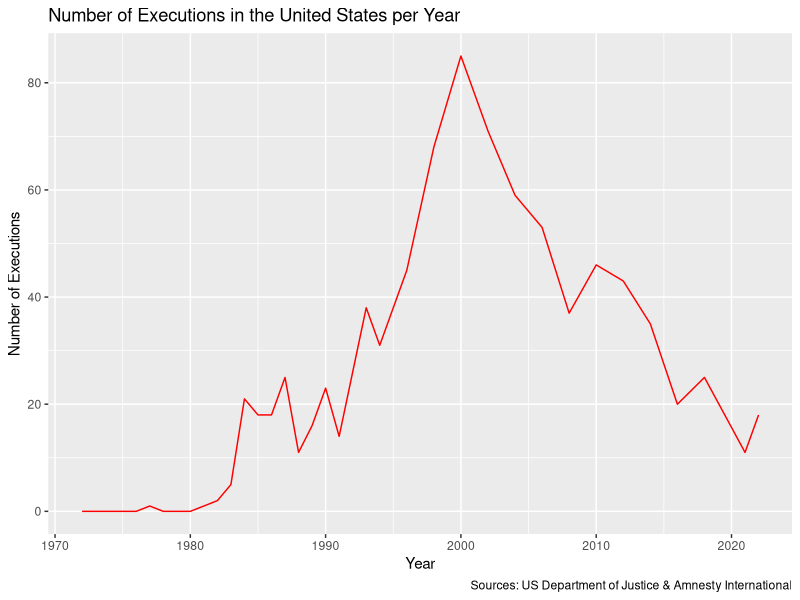
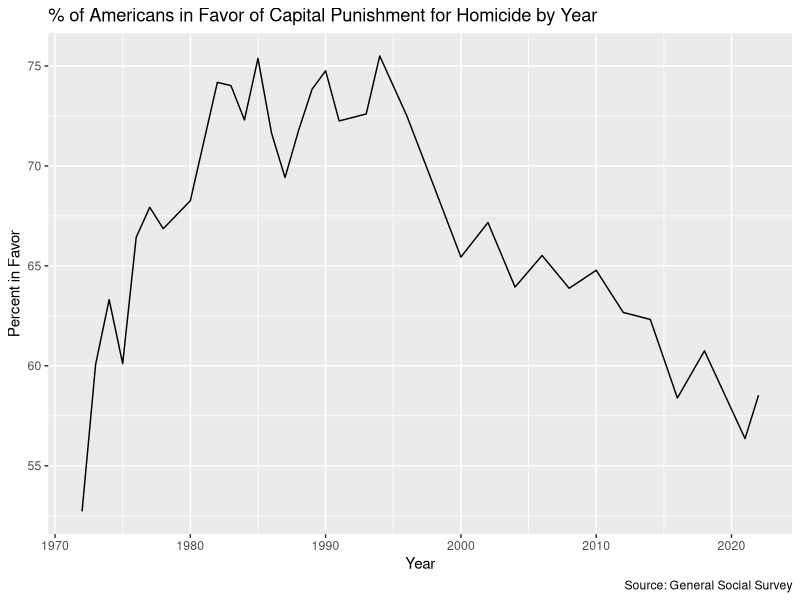
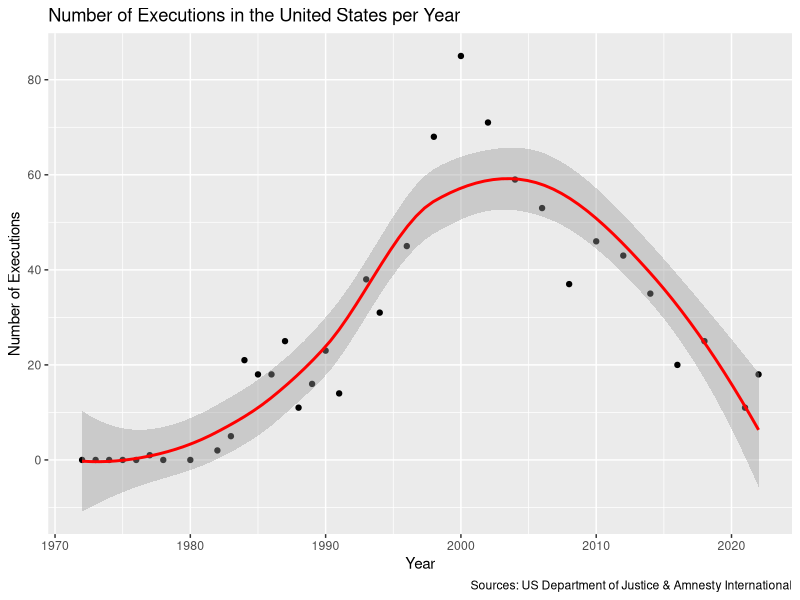
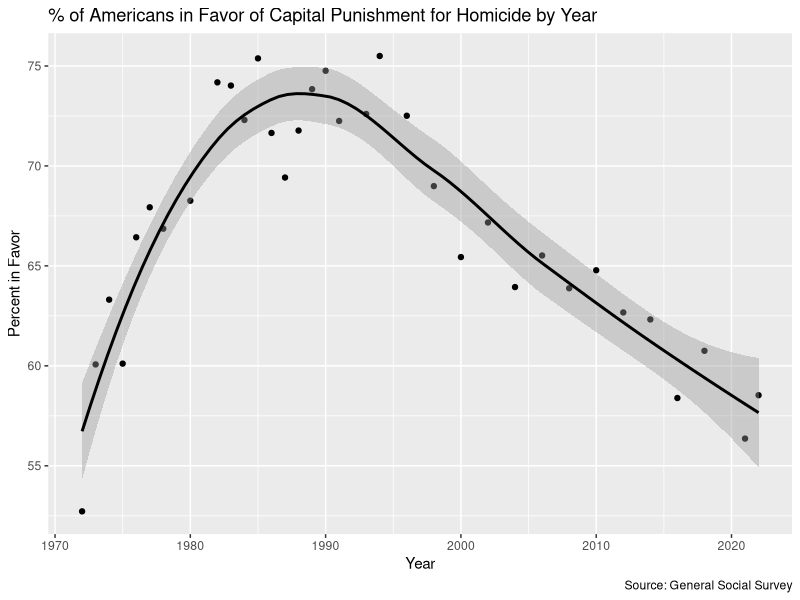

The R source for these figures, in order:
## ---- chunk 1
library(tidyverse)
library(dplyr)
cappun <- read_csv("cappun.csv")

cappun_plot_1 <- ggplot(data = cappun, mapping = aes(x = Year, y = Number_Executions)) + geom_line(color = "red") +
  labs(x = "Year", y = "Number of Executions", title = "Number of Executions in the United States per Year", caption = "Sources: US Department of Justice & Amnesty International")

cappun_plot_2 <- ggplot(data = cappun, mapping = aes(x = Year, y = Percent_Support)) + geom_line() +
  labs(x = "Year", y = "Percent in Favor", title = "% of Americans in Favor of Capital Punishment for Homicide by Year", caption = "Source: General Social Survey")

cappun_plot_3 <- ggplot(data = cappun,
mapping = aes(x = Year, y = Number_Executions)) +
geom_point() +
geom_smooth(color = "red") +
  labs(x = "Year", y = "Number of Executions", title = "Number of Executions in the United States per Year", caption = "Sources: US Department of Justice & Amnesty International")

cappun_plot_4 <- ggplot(data = cappun,
mapping = aes(x = Year, y = Percent_Support)) +
geom_point() +
geom_smooth(color = "black") +
    labs(x = "Year", y = "Percent in Favor", title = "% of Americans in Favor of Capital Punishment for Homicide by Year", caption = "Source: General Social Survey")
  

cappun_plot_1
cappun_plot_2
cappun_plot_3
cappun_plot_4
